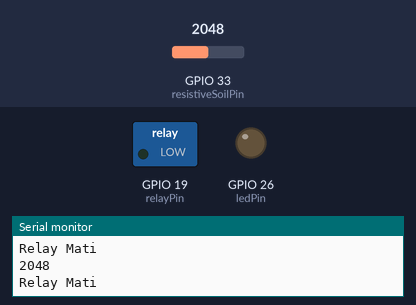
The sketch below on a simulated ESP32. Shown: switched loads named in the sketch (green lamp = pin HIGH), output pins drawn as LEDs (lit = HIGH), the last lines printed to the serial monitor. The inputs (shaded band) are chosen by the test bench; at power-on: GPIO 33 (resistiveSoilPin) = 2048.

Above: at 1.2 s.
1.3 s: GPIO 33 (resistiveSoilPin) set to 2968
2.8 s: GPIO 33 (resistiveSoilPin) set to 3070
At 4.0 s:
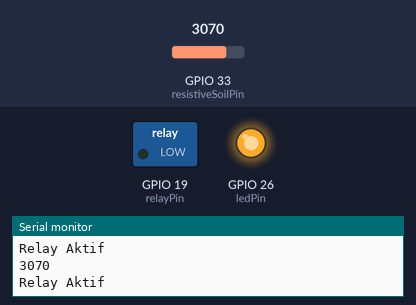
4.3 s: GPIO 33 (resistiveSoilPin) set to 2960
At 4.7 s:
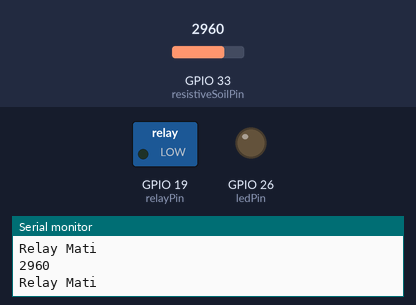
Timing chart, 0 to 7.3 s (numbered marks = the images above; inputs shaded):
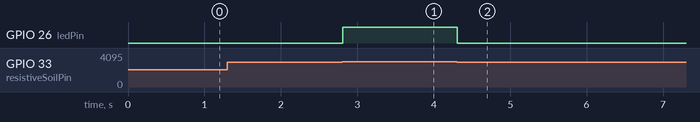

Measured:
- the behaviour switches between 3000 and 3001 on GPIO 33 (resistiveSoilPin) (found by bisection; images 0 and 1)
- after the input at 2.8 s, GPIO 26 (ledPin): LOW → HIGH at once
- after the input at 4.3 s, GPIO 26 (ledPin): HIGH → LOW at once

The sketch:

Exercise3-relayControl.ino
```cpp
const int resistiveSoilPin = 33;
const int relayPin = 19;
const int ledPin = 26;

void setup() {
  // put your setup code here, to run once:
  Serial.begin(9600);
  pinMode(relayPin,OUTPUT);
  pinMode(ledPin,OUTPUT);
}

void loop() {
  // put your main code here, to run repeatedly:
  int nilaiADC = analogRead(resistiveSoilPin);
  // int humidityPercent = map(nilaiADC, 4095, 1630, 0, 100);
  // humidityPercent = constrain(humidityPercent, 0, 100);

  Serial.println(nilaiADC);

  if (nilaiADC > 3000) {
    digitalWrite(ledPin, HIGH);
    Serial.println("Relay Aktif");
  } else {
    digitalWrite(ledPin, LOW);
    Serial.println("Relay Mati");
    delay(100);
  }
}
```
